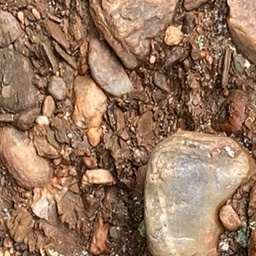
#> input picture images/IMG_6647.JPEG_25_rot.jpeg, 256 x 256 px
$ python -i green.py   (imports and definitions only)
#> lines starting #> are read from the running program, lines starting #| are printed output that depends on the picture
"""Prueba de calibración del color verde"""

# Importación de los módulos necesarios
import os
import glob
import cv2 as cv
import numpy as np
import smtplib, ssl
from datetime import date, datetime
from collections import Counter
from numpy.lib.function_base import average

# Input de usuario para la decisión de si se va a proceder a entrenamiento o validación
# [1 line not run here, left out]

start_time = datetime.now()

# [9 lines not run here, left out]

# Parámetros a iterar
area = np.arange(150, 200, 50)
detection = np.arange(0, 0.1, 0.1)
ratio = np.arange(0.8, 0.9, 0.1)
jump = np.arange(18, 20, 2)

hueMin = np.arange(40, 41, 1)
saturationMin = np.arange(60, 61, 1)
valueMin = np.arange(0, 1, 1)
hueMax = np.arange(80, 81, 1)
saturationMax = np.arange(255, 256, 1)
valueMax = np.arange(255, 256, 1)

error = []
coor = []
names = []

# [1 line that did not run here, left out]

pathCurr = os.getcwd() # El directorio actual debe ser /Parent
# [4 lines not run here, left out]
cwd = os.getcwd()
# [8 lines not run here, left out]

# Función de análisis de color
def green(img):
        image = cv.cvtColor(img, cv.COLOR_BGR2HSV)
        detection = img.copy()

        green_lower_lower = np.array([hmin, smin, vmin])
        green_lower_upper = np.array([hmax, smax, vmax])

        mask_green1 = cv.inRange(image, green_lower_lower, green_lower_upper)

        green_upper_lower = np.array([hmin, smin, vmin])
        green_upper_upper = np.array([hmax, smax, vmax])

        mask_green2 = cv.inRange(image, green_upper_lower, green_upper_upper)
        mask_green = mask_green1 + mask_green2

        detection_green = cv.bitwise_and(detection, detection, mask=mask_green)
        green_ratio = (cv.countNonZero(mask_green))/(img.size/3)
        green_ratio_rounded = np.round(green_ratio * 100, 2)
        if green_ratio_rounded >= d:

            img_contour = detection_green.copy()
            img_gray = cv.cvtColor(detection_green, cv.COLOR_BGR2GRAY)
            img_blur = cv.GaussianBlur(img_gray, (7, 7), 1, dst=250, sigmaY=0, borderType=1)
            img_blank = np.zeros_like(img)

            ret, thresh = cv.threshold(img_blur, 1, 255, cv.THRESH_BINARY)

            global yGreen, x_green, y_green
            yGreen = []
            x_green = []
            y_green = []
            contours, hierarchy = cv.findContours(thresh, cv.RETR_TREE, cv.CHAIN_APPROX_SIMPLE)
            for contour in contours:
                area = cv.contourArea(contour)
                if area > a:
                    cv.drawContours(img_contour, contour, -1, (255, 10, 0), 2)
                    perimeter = cv.arcLength(contour, True)
                    corners = cv.approxPolyDP(contour, 0.015 * perimeter, True)
                    x, y, width, height = cv.boundingRect(corners)
                    if width/height >= r:
                        yGreen.append(y)
                        corners_filtered = [x, y, x+width, y+height]
                        x1 = corners_filtered[0]
                        y1 = corners_filtered[1]
                        x2 = corners_filtered[2]
                        y2 = corners_filtered[3]
                        y_green.append(y1)
                        x_green.append(x1)
                        y_green.append(y2)
                        y_green.append(x2)

                        cv.rectangle(img_contour, (x, y), (x+width, y+height), (0, 255, 0), 2)
            yGreen.reverse()
            y_green.reverse()
            x_green.reverse()

            if yGreen:
                jump = j
                indices = [i + 1 for (x, y, i) in zip(yGreen, yGreen[1:], range(len(yGreen))) if jump < abs(x - y)]
                start = 0
                end = len(yGreen)
                result = [yGreen[start:end] for start, end in zip([0] + indices, indices + [len(yGreen)])]

                yGreen = []
                for i in result:
                    yGreen.append(average(i))

                if len(yGreen) == 0:
                    yGreen.extend([0, 0, 0, 0, 0])
                elif len(yGreen) == 1:
                    yGreen.extend([0, 0, 0, 0])
                elif len(yGreen) == 2:
                    yGreen.extend([0, 0, 0])
                elif len(yGreen) == 3:
                    yGreen.extend([0, 0])
                elif len(yGreen) == 4:
                    yGreen.extend([0])
                elif len(yGreen) == 5:
                    pass
            elif not yGreen:
                yGreen = [0, 0, 0, 0, 0]

            os.chdir("Resultados")
            cv.imwrite(f"{pathTemp}/verde_{name}.jpg", img_contour)
            os.chdir(pathParent)

        else:
            yGreen = [0, 0, 0, 0, 0]
            x_green = []
            y_green = []

        # [26 lines left out: function checker, not called in this run]

        checker(yGreen, name, names, error, coor, iter)

# Preparación del entorno para el loop de análisis
pathParent = os.path.dirname(os.getcwd()) # Definición del directorio /Parent
# [23 lines not run here, left out]

def condition(x):
    return x == 1.0

def most_frequent(list):
    return max(set(list), key = list.count)

output = [i for i, element in enumerate(error) if condition(element)]

params = [coor[x] for x in output]

params_a = list(set([i[0] for i in params]))
params_d = list(set([i[1] for i in params]))
params_r = list(set([i[2] for i in params]))
params_j = list(set([i[3] for i in params]))
params_hmin = list(set([i[4] for i in params]))
params_smin = list(set([i[5] for i in params]))
params_vmin = list(set([i[6] for i in params]))
params_hmax = list(set([i[7] for i in params]))
params_smax = list(set([i[8] for i in params]))
params_vmax = list(set([i[9] for i in params]))

list_a = [i[0] for i in params]
list_d = [i[1] for i in params]
list_r = [i[2] for i in params]
list_j = [i[3] for i in params]
list_hmin = [i[4] for i in params]
list_smin = [i[5] for i in params]
list_vmin = [i[6] for i in params]
list_hmax = [i[7] for i in params]
list_smax = [i[8] for i in params]
list_vmax = [i[9] for i in params]

repetitions_a = dict(Counter(list_a))
repetitions_d = dict(Counter(list_d))
repetitions_r = dict(Counter(list_r))
repetitions_j = dict(Counter(list_j))
repetitions_hmin = dict(Counter(list_hmin))
repetitions_smin = dict(Counter(list_smin))
repetitions_vmin = dict(Counter(list_vmin))
repetitions_hmax = dict(Counter(list_hmax))
repetitions_smax = dict(Counter(list_smax))
repetitions_vmax = dict(Counter(list_vmax))


hits = [names[x] for x in output]
true_hits = list(dict.fromkeys(hits))
# [1 line that did not run here, left out]
# [1 line that did not run here, left out]

# [36 lines of commented-out code are left out]

# [7 lines not run here, left out]

end_time = datetime.now()
# [1 line not run here, left out]

class Mail():

    # [15 lines left out: functions __init__, send, not called in this run]

# [9 lines not run here, left out]

>>> import cv2
>>> picture = cv2.imread('images/IMG_6647.JPEG_25_rot.jpeg', cv2.IMREAD_GRAYSCALE)
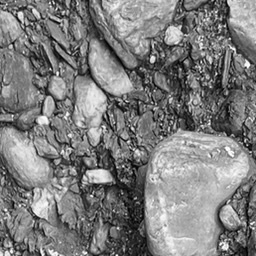
#> picture: shape (256, 256); min 1, max 255, mean 125.4
#> (the run stopped early here; a loop or call above may not have finished)

$ run again, on images/IMG_6649.JPEG_18_rot.jpeg
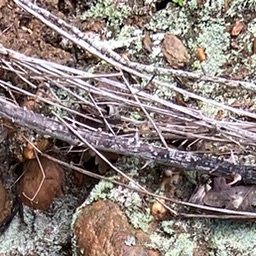
#> input picture images/IMG_6649.JPEG_18_rot.jpeg, 256 x 256 px
#> `picture = cv2.imread('images/IMG_6647.JPEG_25_rot.jpeg', cv2.IMREAD_GR..`:
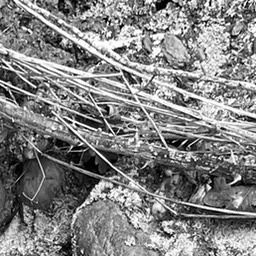
#> picture: shape (256, 256); min 0, max 255, mean 129.9

$ run again, on images/IMG_6649.JPEG_25_rot.jpeg
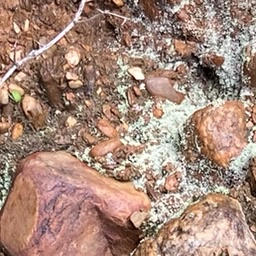
#> input picture images/IMG_6649.JPEG_25_rot.jpeg, 256 x 256 px
#> `picture = cv2.imread('images/IMG_6647.JPEG_25_rot.jpeg', cv2.IMREAD_GR..`:
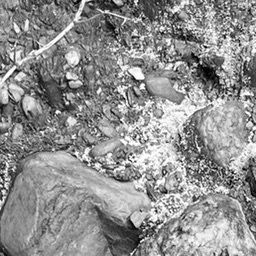
#> picture: shape (256, 256); min 0, max 255, mean 144.3

$ run again, on images/IMG_6651.JPEG_26_rot.jpeg
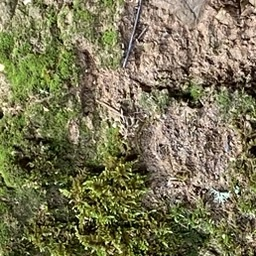
#> input picture images/IMG_6651.JPEG_26_rot.jpeg, 256 x 256 px
#> `picture = cv2.imread('images/IMG_6647.JPEG_25_rot.jpeg', cv2.IMREAD_GR..`:
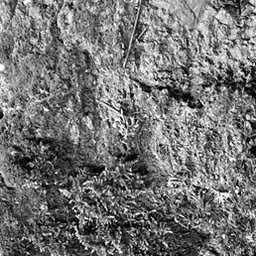
#> picture: shape (256, 256); min 0, max 255, mean 115.4
